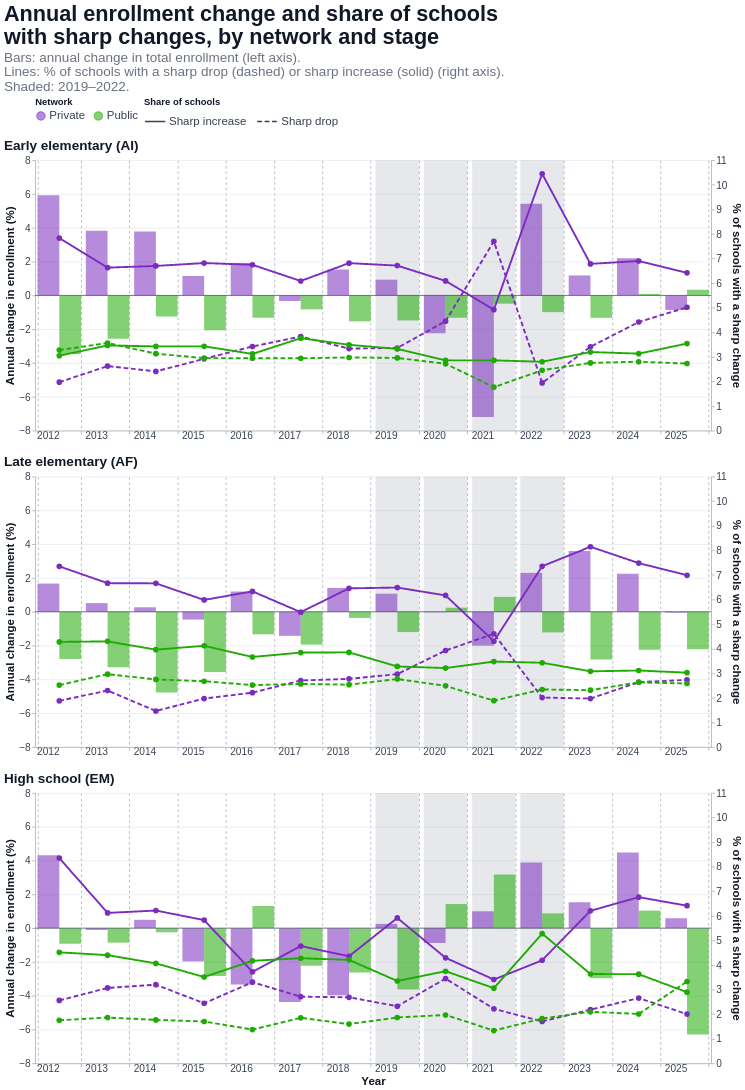

Notebook code cell kept with this figure:
### Markdown cell above
## Etapa 3 — O gráfico

Todo o estilo vem dos parâmetros da Etapa 1. Para trocar cores, fontes, tamanhos ou textos, edite lá e rode só esta célula de novo
(e a seguinte, para salvar).

### Code cell
def rotulo_grupo(g):
    return ROTULOS_GRUPOS.get(g, g)


def rotulo_etapa(e):
    return ROTULOS_ETAPAS.get(e, e)


def montar_grafico(barras, linhas):
    b = barras.assign(GRUPO_R=barras["GRUPO"].map(rotulo_grupo), ETAPA_R=barras["ETAPA"].map(rotulo_etapa))
    l = linhas.assign(GRUPO_R=linhas["GRUPO"].map(rotulo_grupo), ETAPA_R=linhas["ETAPA"].map(rotulo_etapa),
                      TIPO_R=linhas["TIPO"].map({"queda": ROTULO_QUEDA, "aumento": ROTULO_AUMENTO}))

    grupos = sorted(set(barras["GRUPO"]) | set(linhas["GRUPO"]))
    if all(g in COR_GRUPOS for g in grupos):
        escala_cor = alt.Scale(domain=[rotulo_grupo(g) for g in grupos], range=[COR_GRUPOS[g] for g in grupos])
    else:
        escala_cor = alt.Scale(scheme=ESQUEMA_CORES)

    # --- escalas dos dois eixos Y ---
    ymax_b = float(np.ceil(barras["VAR"].abs().max()))
    dom_b = [-ymax_b, ymax_b] if Y_BARRAS is None else [float(Y_BARRAS[0]), float(Y_BARRAS[1])]
    ymax_l = float(np.ceil(linhas["PCT"].max()))
    dom_l = [0.0, ymax_l] if Y_LINHAS is None else [float(Y_LINHAS[0]), float(Y_LINHAS[1])]
    if ALINHAR_ZEROS:
        dom_l = [-dom_l[1], dom_l[1]]
    rotulo_dir = "datum.value < 0 ? '' : datum.label" if ALINHAR_ZEROS else None

    paineis = []
    etapas = [e for e in ETAPAS_PAINEIS if e in set(barras["ETAPA"])]
    for et in etapas:
        eb = b[b["ETAPA"] == et]
        el = l[l["ETAPA"] == et]
        ultimo = et == etapas[-1]
        esc_b = alt.Scale(domain=dom_b if EIXO_Y_COMPARTILHADO else [-float(np.ceil(eb["VAR"].abs().max())),
                                                                      float(np.ceil(eb["VAR"].abs().max()))])
        max_l = float(np.ceil(el["PCT"].max()))
        esc_l = alt.Scale(domain=dom_l if EIXO_Y_COMPARTILHADO else ([-max_l, max_l] if ALINHAR_ZEROS else [0.0, max_l]))

        eixo_x = alt.Axis(labelAngle=0, grid=GRADE_ANOS, gridDash=TRACO_GRADE_ANOS, gridColor=COR_GRADE_ANOS,
                          gridWidth=1, tickBand="extent")

        barras_c = alt.Chart(eb).mark_bar(opacity=OPACIDADE_BARRAS).encode(
            x=alt.X("ANO:O", title=TEXTO_EIXO_X if ultimo else None, axis=eixo_x),
            xOffset=alt.XOffset("GRUPO_R:N"),
            y=alt.Y("VAR:Q", title=TEXTO_EIXO_BARRAS, scale=esc_b, axis=alt.Axis(grid=True)),
            color=alt.Color("GRUPO_R:N", title=TEXTO_LEGENDA_GRUPO, scale=escala_cor),
            tooltip=[alt.Tooltip("ANO:O", title="Year"), alt.Tooltip("GRUPO_R:N", title=TEXTO_LEGENDA_GRUPO),
                     alt.Tooltip("VAR:Q", format=".2f", title="Enrollment change (%)")])
        zero = alt.Chart(pd.DataFrame({"y": [0]})).mark_rule(color=COR_ZERO).encode(y=alt.Y("y:Q", scale=esc_b, axis=None))

        eixo_dir = alt.Axis(orient="right", grid=False, title=TEXTO_EIXO_LINHAS)
        if rotulo_dir:
            eixo_dir = alt.Axis(orient="right", grid=False, title=TEXTO_EIXO_LINHAS, labelExpr=rotulo_dir)
        linhas_c = alt.Chart(el).mark_line(point=alt.OverlayMarkDef(size=TAMANHO_PONTO, filled=True),
                                           strokeWidth=LARGURA_LINHA).encode(
            x=alt.X("ANO:O"),
            y=alt.Y("PCT:Q", scale=esc_l, axis=eixo_dir),
            color=alt.Color("GRUPO_R:N", title=TEXTO_LEGENDA_GRUPO, scale=escala_cor),
            strokeDash=alt.StrokeDash("TIPO_R:N", title=TEXTO_LEGENDA_TIPO,
                                      scale=alt.Scale(domain=[ROTULO_AUMENTO, ROTULO_QUEDA],
                                                      range=[[1, 0], TRACEJADO_QUEDA]),
                                      legend=alt.Legend(symbolType="stroke", symbolStrokeColor="#374151",
                                                         symbolStrokeWidth=2.5, symbolSize=900,
                                                         symbolFillColor="transparent")),
            tooltip=[alt.Tooltip("ANO:O", title="Year"), alt.Tooltip("GRUPO_R:N", title=TEXTO_LEGENDA_GRUPO),
                     alt.Tooltip("TIPO_R:N", title="Type"), alt.Tooltip("N:Q", title="Schools"),
                     alt.Tooltip("MARCADAS:Q", title="Flagged"), alt.Tooltip("PCT:Q", format=".2f", title="% of schools")])

        camadas = [barras_c, zero, linhas_c] if LINHAS_SOBRE_BARRAS else [linhas_c, barras_c, zero]
        anos_faixa = [a for a in ANOS_PANDEMIA if a in set(eb["ANO"])]
        if anos_faixa:
            faixa = (alt.Chart(pd.DataFrame({"ANO": anos_faixa}))
                     .mark_bar(color=COR_FAIXA, opacity=OPACIDADE_FAIXA, width=alt.RelativeBandSize(1))
                     .encode(x=alt.X("ANO:O"), y=alt.value(0), y2=alt.value(ALTURA_PAINEL)))
            camadas = [faixa] + camadas
        painel = (alt.layer(*camadas).resolve_scale(y="independent")
                  .properties(width=LARGURA_GRAFICO, height=ALTURA_PAINEL,
                              title=alt.TitleParams(rotulo_etapa(et), fontSize=FONTE_TITULO_PAINEL, anchor="start",
                                                    color=COR_TEXTO)))
        paineis.append(painel)

    titulo = alt.TitleParams(TITULO, fontSize=FONTE_TITULO, anchor="start", color=COR_TEXTO,
                             **({"subtitle": SUBTITULO, "subtitleFontSize": FONTE_SUBTITULO,
                                 "subtitleColor": "#6B7280"} if SUBTITULO else {}))
    graf = alt.vconcat(*paineis, spacing=ESPACO_PAINEIS).properties(title=titulo, background=COR_FUNDO)
    return (graf
            .configure_view(stroke=None)
            .configure_axis(gridColor=COR_GRADE_Y, domainColor="#9CA3AF", tickColor="#9CA3AF",
                            labelFontSize=FONTE_EIXOS, titleFontSize=FONTE_EIXOS_TITULO,
                            labelColor=COR_TEXTO_SUAVE, titleColor=COR_TEXTO)
            .configure_legend(labelFontSize=FONTE_LEGENDA, titleFontSize=FONTE_LEGENDA_TITULO, symbolSize=160,
                              labelLimit=400, orient=POSICAO_LEGENDA, labelColor=COR_TEXTO_SUAVE, titleColor=COR_TEXTO))


grafico = montar_grafico(barras, linhas)
display(grafico)
